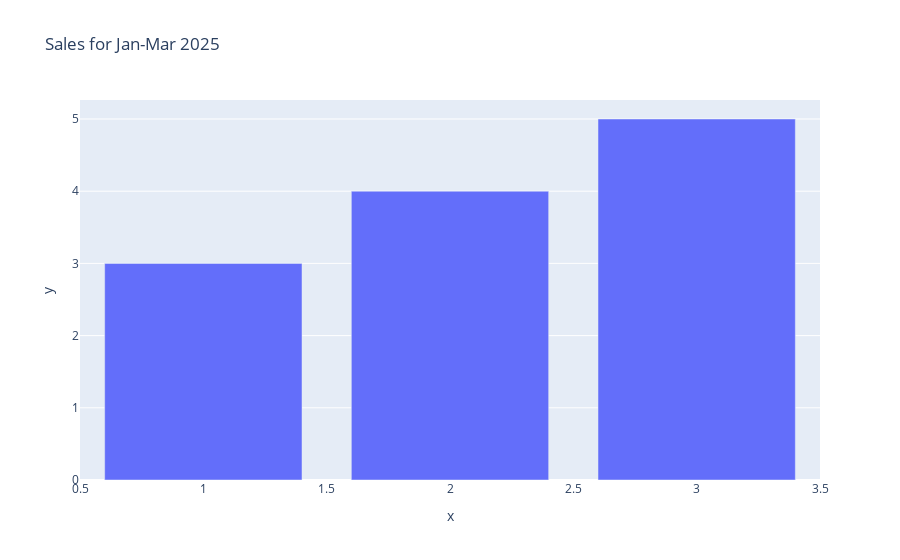

Here is the notebook cell this chart was saved with:
### Code cell
# Define the x and y axis columns
x_column = "month"
y_column = "sales"

# Define the chart title
chart_title = "Sales for Jan-Mar 2025"

x = [1,2,3]
y = [3,4,5]

# Create a bar plot
fig = px.bar(
     x=x, y=y, title=chart_title)

print(fig)
fig.show()

### Figure 1 — Plotly figure (JSON) as saved in the notebook; plotly's stock layout.template omitted (floating-point values rounded to 4 significant figures)
{"data": [{"hovertemplate": "x=%{x}<br>y=%{y}<extra></extra>", "legendgroup": "", "marker": {"color": "#636efa", "pattern": {"shape": ""}}, "name": "", "orientation": "v", "showlegend": false, "textposition": "auto", "type": "bar", "x": [1, 2, 3], "xaxis": "x", "y": [3, 4, 5], "yaxis": "y"}], "layout": {"barmode": "relative", "legend": {"tracegroupgap": 0}, "title": {"text": "Sales for Jan-Mar 2025"}, "xaxis": {"anchor": "y", "domain": [0, 1], "title": {"text": "x"}}, "yaxis": {"anchor": "x", "domain": [0, 1], "title": {"text": "y"}}}}
